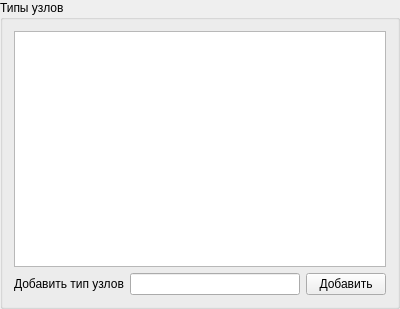
<?xml version="1.0" encoding="UTF-8"?>
<ui version="4.0">
 <class>NodeTypesPage</class>
 <widget class="QGroupBox" name="NodeTypesPage">
  <property name="geometry">
   <rect>
    <x>0</x>
    <y>0</y>
    <width>400</width>
    <height>309</height>
   </rect>
  </property>
  <property name="windowTitle">
   <string>GroupBox</string>
  </property>
  <property name="title">
   <string>Типы узлов</string>
  </property>
  <layout class="QVBoxLayout" name="verticalLayout">
   <item>
    <widget class="QListWidget" name="list_nodeTypeNames">
     <property name="contextMenuPolicy">
      <enum>Qt::CustomContextMenu</enum>
     </property>
    </widget>
   </item>
   <item>
    <layout class="QHBoxLayout" name="horizontalLayout">
     <item>
      <widget class="QLabel" name="l_addNodeType">
       <property name="sizePolicy">
        <sizepolicy hsizetype="Fixed" vsizetype="Preferred">
         <horstretch>0</horstretch>
         <verstretch>0</verstretch>
        </sizepolicy>
       </property>
       <property name="text">
        <string>Добавить тип узлов</string>
       </property>
       <property name="buddy">
        <cstring>le_nodeTypeName</cstring>
       </property>
      </widget>
     </item>
     <item>
      <widget class="QLineEdit" name="le_nodeTypeName"/>
     </item>
     <item>
      <widget class="QPushButton" name="b_addNodeType">
       <property name="sizePolicy">
        <sizepolicy hsizetype="Minimum" vsizetype="Fixed">
         <horstretch>0</horstretch>
         <verstretch>0</verstretch>
        </sizepolicy>
       </property>
       <property name="text">
        <string>Добавить</string>
       </property>
      </widget>
     </item>
    </layout>
   </item>
  </layout>
  <action name="actionRemove">
   <property name="text">
    <string>Remove</string>
   </property>
   <property name="shortcut">
    <string>Del</string>
   </property>
  </action>
  <action name="actionRename">
   <property name="text">
    <string>Rename</string>
   </property>
  </action>
 </widget>
 <resources/>
 <connections/>
</ui>
